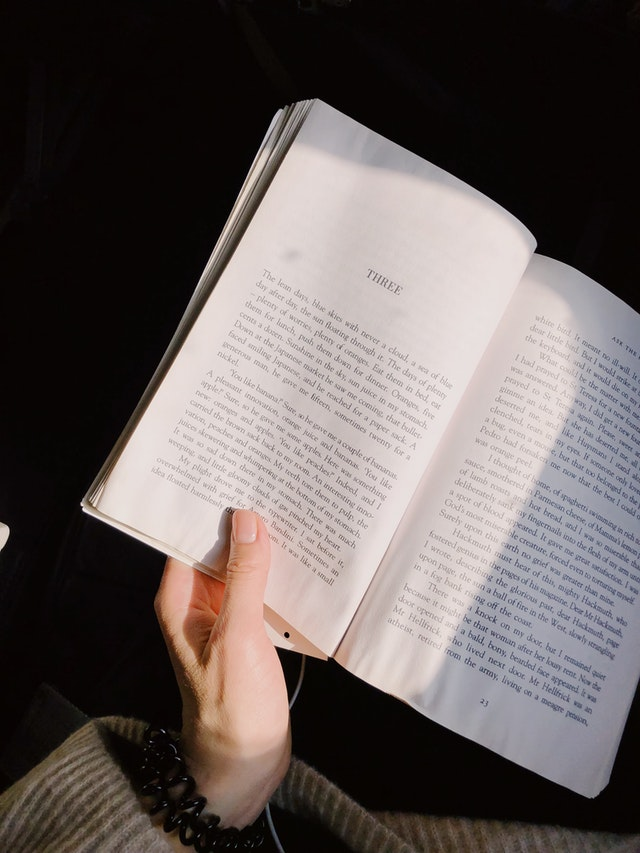
#> input picture OPENCV/learning/image/book.jpg, 640 x 853 px
$ jupyter execute '13.image_transformation(binaryzation).ipynb'
#> lines starting #> are read from the running program, lines starting #| are printed output that depends on the picture; after the words box and inside, x2 and y2 are one past the last pixel; in counts of white or black regions, pixels touching at a corner belong together
#### 13. Image transformation (Binaryzation)

특정값을 기준으로 흰색과 검은색만으로 나눔

[cell 1]
import cv2

img = cv2.imread('image/book.jpg', cv2.IMREAD_GRAYSCALE) # image을 grayscale로 불러옴
#> img: shape (853, 640); min 0, max 249, mean 94.8

# 불러온 image을 기준(127)에 따라 흰색, 검은색으로 변경
ret, binary = cv2.threshold(img, 127, 255, cv2.THRESH_BINARY)
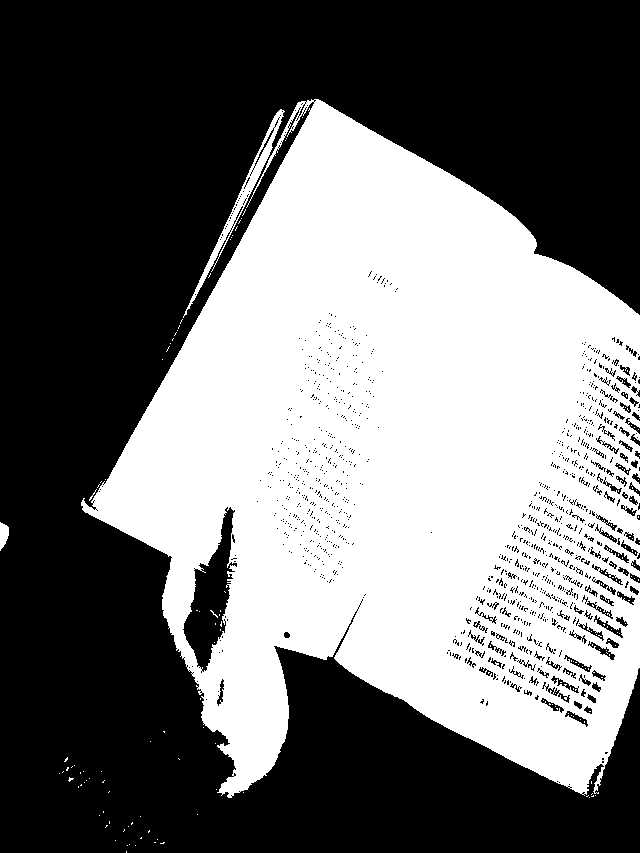
#> binary: shape (853, 640); 44.1% white; 190 white regions (187 under 20 px), largest, box (x1, y1, x2, y2) and area: (81, 99, 640, 798) 238350, (183, 109, 285, 318) 1652, (0, 522, 9, 551) 181

cv2.imshow('img', img)
cv2.imshow('binary', binary)
cv2.waitKey(0)
cv2.destroyAllWindows()

##### Trackbar(값 변화에 다른 변형 확인)

[cell 2]
import cv2

# trackbar 이벤트처리 함수 생성
def empty(pos):
    # print(pos)
    pass

img = cv2.imread('image/book.jpg', cv2.IMREAD_GRAYSCALE)

# trackbar 윈도우이름 설정
name = 'Trackbar'
cv2.namedWindow(name)

# trackbar 생성
cv2.createTrackbar('threshold', name, 127, 255, empty) # cv2.createTrackbar(bar이름, 창의 이름, 초기값, 최대값, 이벤트 처리)

while True:
    thresh = cv2.getTrackbarPos('threshold', name) # cv2.getTrackbarPos(bar이름, 창의 이름)
    ret, binary = cv2.threshold(img, thresh, 255, cv2.THRESH_BINARY)
#> ret = 127

    if not ret:
        break

    cv2.imshow(name, binary)

    if cv2.waitKey(1) == ord('q'):
#> (key q is pressed here)
        break

cv2.destroyAllWindows()

[cell 3]
import cv2

# trackbar 이벤트처리 함수 생성
def empty(pos):
    # print(pos)
    pass

img = cv2.imread('image/threshold.png', cv2.IMREAD_GRAYSCALE)
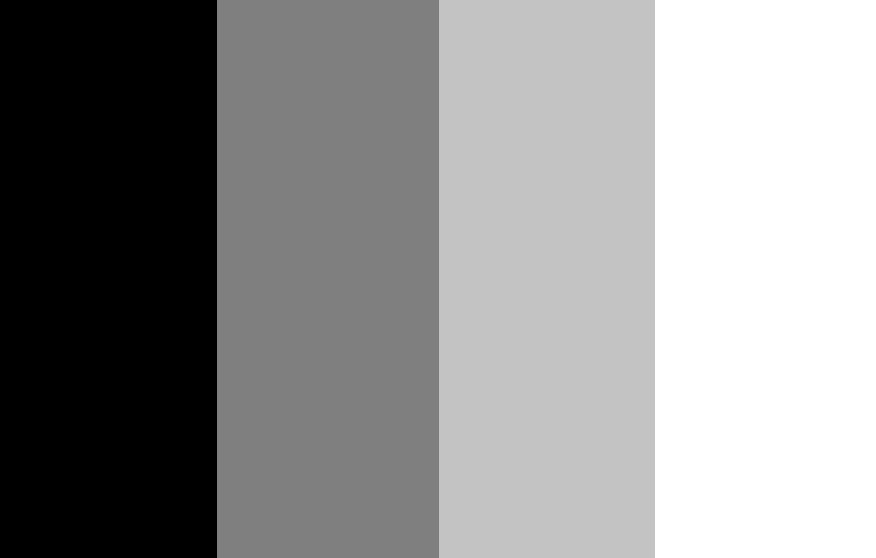
#> input picture OPENCV/learning/image/threshold.png, 876 x 558 px
#> img is the input picture: shape (558, 876); min 0, max 255, mean 144.6

# trackbar 윈도우이름 설정
name = 'Trackbar'
cv2.namedWindow(name)

# trackbar 생성
cv2.createTrackbar('threshold', name, 127, 255, empty)

while True:
    thresh = cv2.getTrackbarPos('threshold', name)
    ret, binary = cv2.threshold(img, thresh, 255, cv2.THRESH_BINARY)
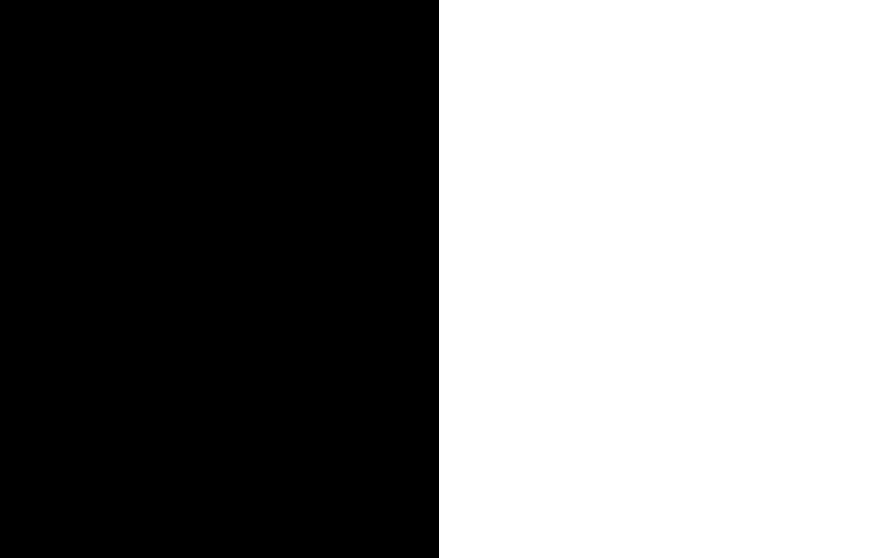
#> binary: shape (558, 876); 49.9% white; 1 white region, box (x1, y1, x2, y2) and area: (439, 0, 876, 558) 243846

    if not ret:
        break

    cv2.imshow('img', img) # 검은색 : 0, 진한 회색 : 127, 밝은 회색 : 195, 흰색 : 255
    cv2.imshow(name, binary)

    if cv2.waitKey(1) == ord('q'):
#> (key q is pressed here)
        break

cv2.destroyAllWindows()

[cell 4]
import cv2

img = cv2.imread('image/threshold.png', cv2.IMREAD_GRAYSCALE)

ret, binary_1 = cv2.threshold(img, 0, 255, cv2.THRESH_BINARY) # binary_1의 임계값 0을 초과하는 부분은 흰색으로 변경
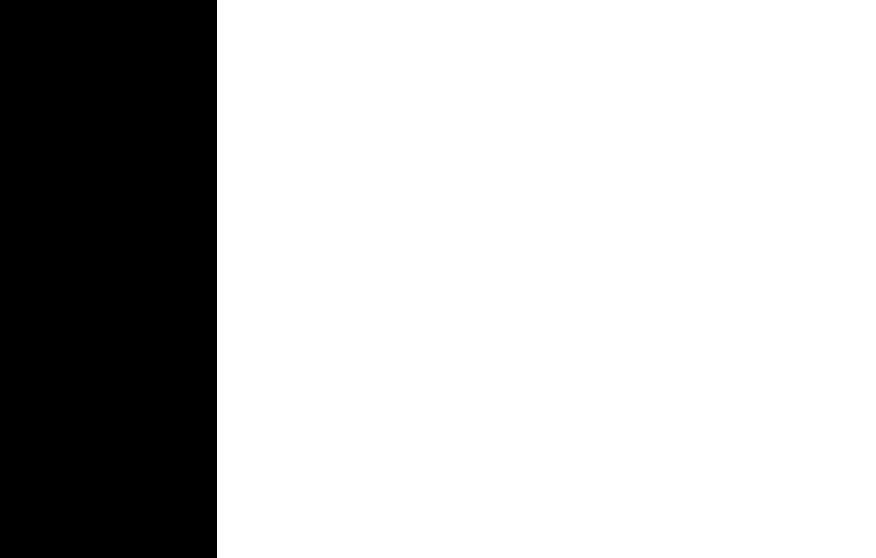
#> binary_1: shape (558, 876); 75.2% white; 1 black region, box (x1, y1, x2, y2) and area: (0, 0, 217, 558) 121086
ret, binary_2 = cv2.threshold(img, 127, 255, cv2.THRESH_BINARY) # binary_2의 임계값 127을 초과하는 부분은 흰색으로 변경
ret, binary_3 = cv2.threshold(img, 195, 255, cv2.THRESH_BINARY) # binary_3의 임계값 195을 초과하는 부분은 흰색으로 변경
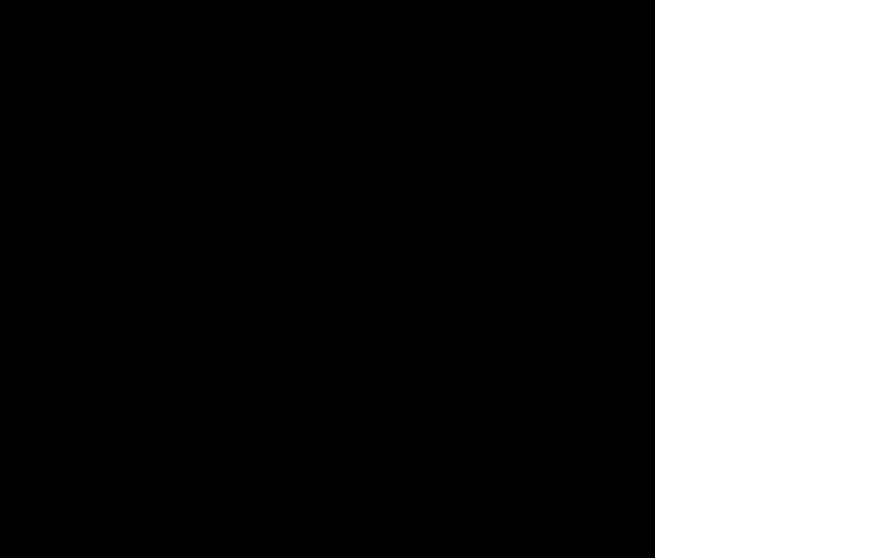
#> binary_3: shape (558, 876); 25.2% white; 1 white region, box (x1, y1, x2, y2) and area: (655, 0, 876, 558) 123318

cv2.imshow('img', img)
cv2.imshow('binary_1', binary_1)
cv2.imshow('binary_2', binary_2)
cv2.imshow('binary_3', binary_3)

cv2.waitKey(0)
cv2.destroyAllWindows()

[cell 5]
import cv2
import matplotlib.pyplot as plt

img = cv2.imread('image/threshold.png', cv2.IMREAD_GRAYSCALE)
img_rgb = cv2.cvtColor(img, cv2.COLOR_BGR2RGB)

ret, binary_1 = cv2.threshold(img_rgb, 0, 255, cv2.THRESH_BINARY) # binary_1의 임계값 0을 초과하는 부분은 흰색으로 변경
ret, binary_2 = cv2.threshold(img_rgb, 127, 255, cv2.THRESH_BINARY) # binary_2의 임계값 127을 초과하는 부분은 흰색으로 변경
ret, binary_3 = cv2.threshold(img_rgb, 195, 255, cv2.THRESH_BINARY) # binary_3의 임계값 195을 초과하는 부분은 흰색으로 변경

fig = plt.figure(figsize = (20, 15))
rows = 2
cols = 2

ax1 = fig.add_subplot(rows, cols, 1)
ax1.set_title('original image')
plt.imshow(img_rgb)

ax2 = fig.add_subplot(rows, cols, 2)
ax2.set_title('threshold 0 image')
plt.imshow(binary_1)

ax3 = fig.add_subplot(rows, cols, 3)
ax3.set_title('threshold 127 image')
plt.imshow(binary_2)

ax4 = fig.add_subplot(rows, cols, 4)
ax4.set_title('threshold 195 image')
plt.imshow(binary_3)

plt.show()

##### Adaptive Threshold

이미지를 작은 영역으로 세분화해서 임계치 적용

[cell 6]
# Adaptive threshold

import cv2

# trackbar 이벤트처리 함수 생성
def empty(pos):
    # print(pos)
    pass

img = cv2.imread('image/book.jpg', cv2.IMREAD_GRAYSCALE)

# trackbar 윈도우이름 설정
name = 'Trackbar'
cv2.namedWindow(name)

# trackbar 생성
cv2.createTrackbar('block_size', name, 25, 100, empty) # block size는 홀수만 가능, 1보다는 큰 값
cv2.createTrackbar('c', name, 3, 10, empty) # 일반적으로 양수값 사용

while True:
    block_size = cv2.getTrackbarPos('block_size', name)
    c = cv2.getTrackbarPos('c', name)

    if block_size <= 1: # block size가 1보다 작으면 3으로 변경
        block_size = 3

    if block_size % 2 == 0: # block size가 짝수이면 홀수로 변경
        block_size += 1

    binary = cv2.adaptiveThreshold(img, 255, cv2.ADAPTIVE_THRESH_MEAN_C, cv2.THRESH_BINARY, block_size, c)
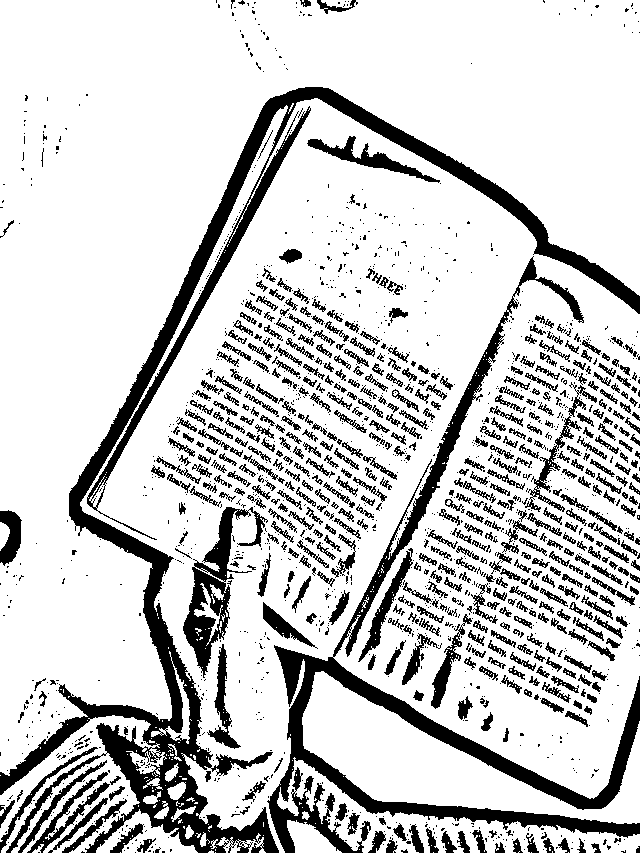
#> binary: shape (853, 640); 80.3% white; 1789 black regions (1251 under 20 px), largest, box (x1, y1, x2, y2) and area: (0, 87, 640, 853) 33068, (267, 256, 640, 853) 20197, (183, 507, 268, 678) 3876

    cv2.imshow(name, binary)

    if cv2.waitKey(1) == ord('q'):
#> (key q is pressed here)
        break

cv2.destroyAllWindows()

##### Otsu's Algorithm(Method)

[cell 7]
# Adaptive threshold & Otsu's algorithm

import cv2
import numpy as np
import matplotlib.pyplot as plt

img = cv2.imread('image/sudoku.png', cv2.IMREAD_GRAYSCALE)
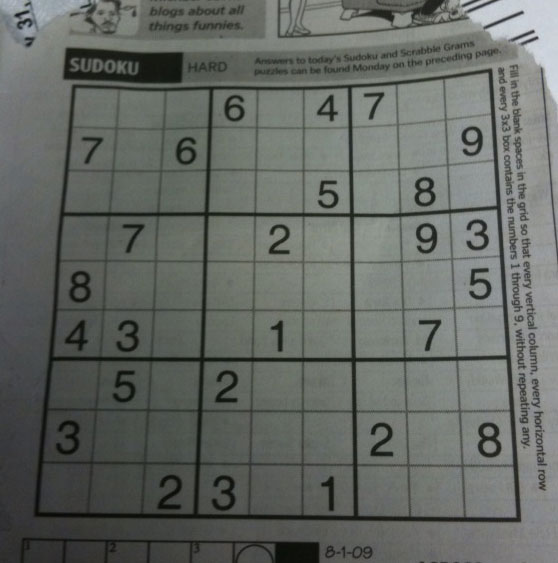
#> input picture OPENCV/learning/image/sudoku.png, 558 x 563 px
#> img: shape (563, 558); min 7, max 218, mean 101.8

ret, thresh_1 = cv2.threshold(img, 0, 255, cv2.THRESH_BINARY | cv2.THRESH_OTSU)
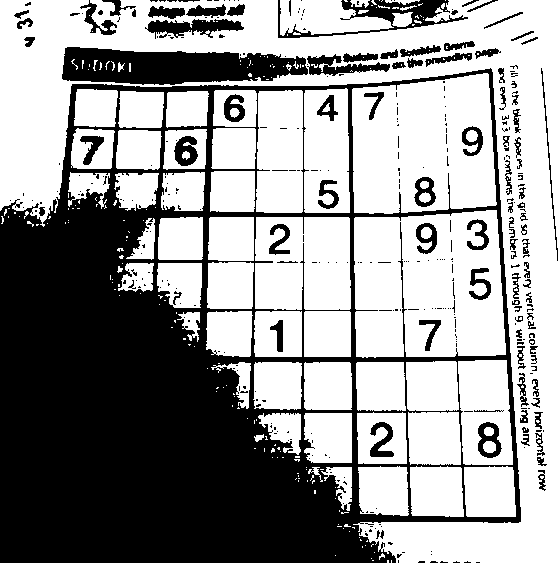
#> thresh_1: shape (563, 558); 59.4% white; 361 black regions (263 under 20 px), largest, box (x1, y1, x2, y2) and area: (0, 68, 521, 563) 104893, (62, 47, 308, 85) 6753, (278, 0, 468, 38) 1967
#> ret = 96

thresh_2 = cv2.adaptiveThreshold(img, 255, cv2.ADAPTIVE_THRESH_MEAN_C, cv2.THRESH_BINARY, 9, 5)
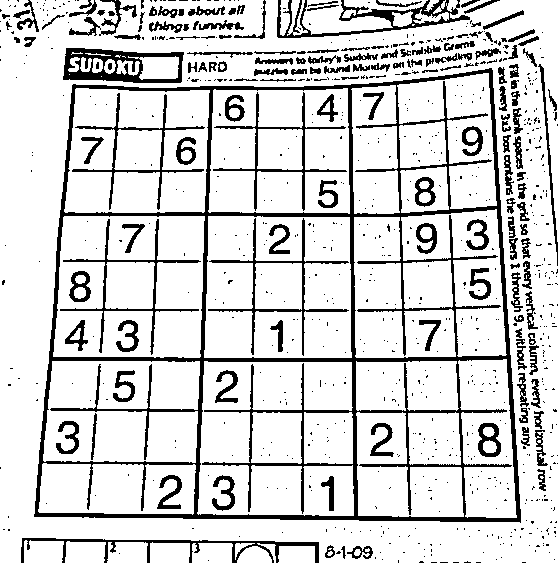
#> thresh_2: shape (563, 558); 83.6% white; 862 black regions (706 under 20 px), largest, box (x1, y1, x2, y2) and area: (34, 68, 521, 523) 21094, (63, 48, 184, 83) 1995, (277, 0, 470, 38) 1878
thresh_3 = cv2.adaptiveThreshold(img, 255, cv2.ADAPTIVE_THRESH_GAUSSIAN_C, cv2.THRESH_BINARY, 9, 5)
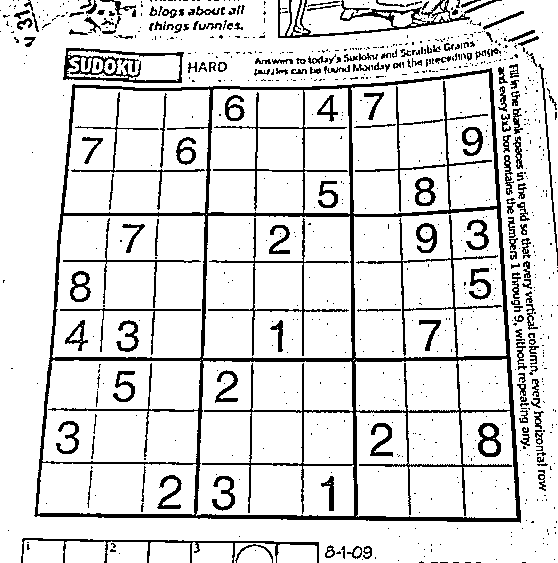
#> thresh_3: shape (563, 558); 86.5% white; 835 black regions (654 under 20 px), largest, box (x1, y1, x2, y2) and area: (34, 68, 521, 523) 19139, (278, 0, 502, 38) 1611, (63, 48, 184, 83) 1329

# 결과 matplot으로 출력
imgs = {'original image' : img, 'Global-otsu:%d'%ret:thresh_1, 'Adapted-Mean':thresh_2, 'Adapted-Gaussian':thresh_3}
for i, (k, v) in enumerate(imgs.items()):
    plt.subplot(2, 2, i+1)
    plt.title(k)
    plt.imshow(v, 'gray')
    plt.xticks([]), plt.yticks([])
#> this loop made 4 passes
#> k on passes 1 to 4: 'original image', 'Global-otsu:96', 'Adapted-Mean', 'Adapted-Gaussian'

plt.show()
